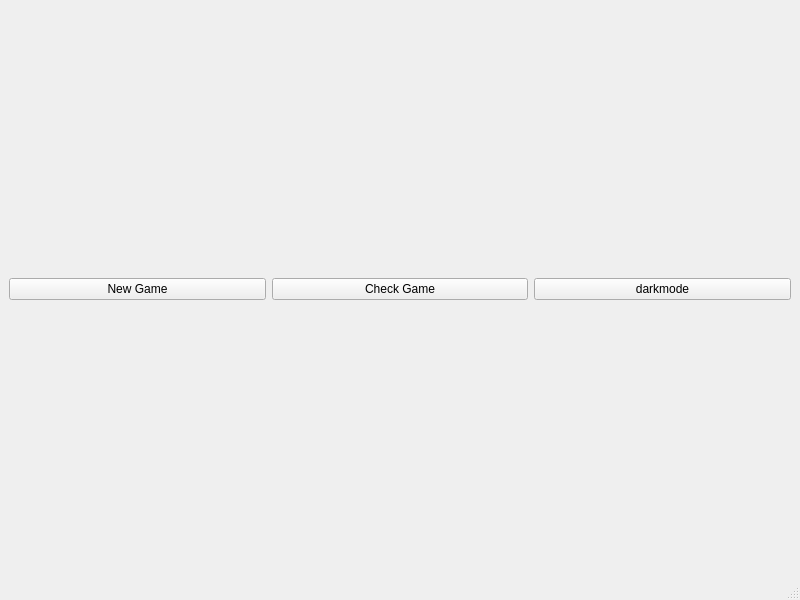
<?xml version="1.0" encoding="UTF-8"?>
<ui version="4.0">
 <class>MainWindow</class>
 <widget class="QMainWindow" name="MainWindow">
  <property name="geometry">
   <rect>
    <x>0</x>
    <y>0</y>
    <width>800</width>
    <height>600</height>
   </rect>
  </property>
  <property name="windowTitle">
   <string>MainWindow</string>
  </property>
  <widget class="QWidget" name="centralwidget">
   <layout class="QVBoxLayout" name="verticalLayout_2">
    <item>
     <layout class="QVBoxLayout" name="verticalLayout">
      <item>
       <layout class="QGridLayout" name="gridLayout_2"/>
      </item>
      <item>
       <layout class="QHBoxLayout" name="horizontalLayout">
        <item>
         <widget class="QPushButton" name="btn_newgame">
          <property name="text">
           <string>New Game</string>
          </property>
          <property name="autoRepeatDelay">
           <number>298</number>
          </property>
         </widget>
        </item>
        <item>
         <widget class="QPushButton" name="btn_check">
          <property name="contextMenuPolicy">
           <enum>Qt::CustomContextMenu</enum>
          </property>
          <property name="text">
           <string>Check Game</string>
          </property>
         </widget>
        </item>
        <item>
         <widget class="QPushButton" name="btn_darkmode">
          <property name="text">
           <string>darkmode</string>
          </property>
         </widget>
        </item>
       </layout>
      </item>
     </layout>
    </item>
   </layout>
  </widget>
  <widget class="QMenuBar" name="menubar">
   <property name="geometry">
    <rect>
     <x>0</x>
     <y>0</y>
     <width>800</width>
     <height>29</height>
    </rect>
   </property>
  </widget>
  <widget class="QStatusBar" name="statusbar"/>
 </widget>
 <resources/>
 <connections/>
</ui>
